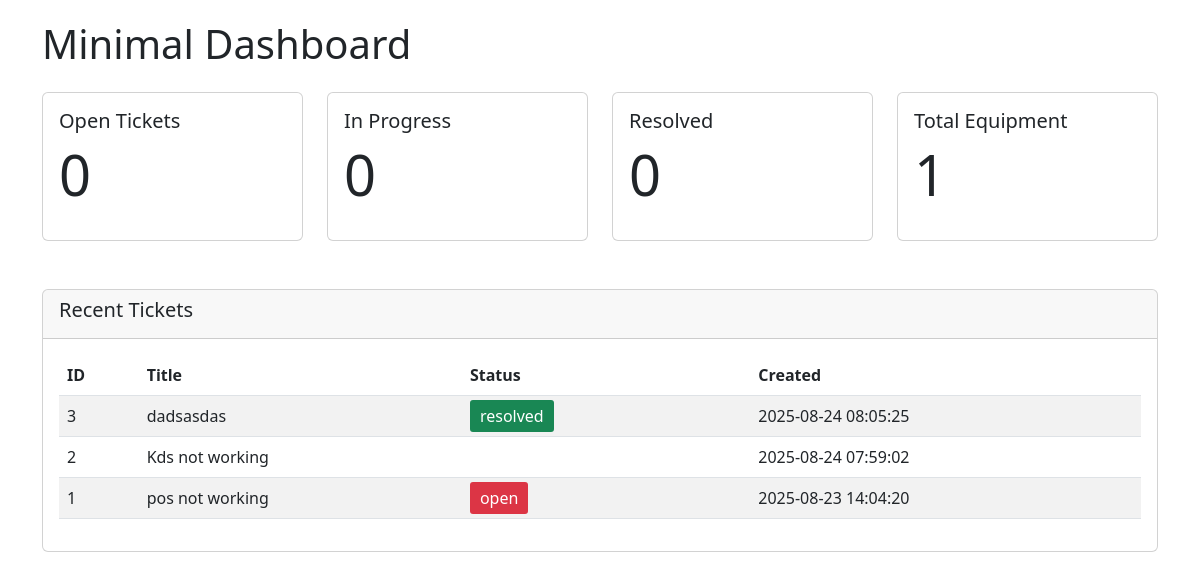
Page /minimal-dashboard (signed in) on the committed database.
### tables this page shows
CREATE TABLE tickets (
    id INTEGER PRIMARY KEY AUTOINCREMENT,
    title TEXT NOT NULL,
    description TEXT NOT NULL,
    status TEXT NOT NULL DEFAULT 'Open',
    priority TEXT NOT NULL DEFAULT 'Medium',
    created_by INTEGER NOT NULL,
    assigned_to INTEGER,
    location_id INTEGER,
    equipment_id INTEGER,
    created_at TIMESTAMP DEFAULT CURRENT_TIMESTAMP,
    updated_at TIMESTAMP DEFAULT CURRENT_TIMESTAMP,
    FOREIGN KEY (created_by) REFERENCES users (id),
    FOREIGN KEY (assigned_to) REFERENCES users (id),
    FOREIGN KEY (location_id) REFERENCES locations (id),
    FOREIGN KEY (equipment_id) REFERENCES equipment (id)
);

### application.py (the view)
@app.route('/minimal-dashboard')
@login_required
def minimal_dashboard():
    stats = {
        'open_tickets': 0,
        'in_progress_tickets': 0,
        'resolved_tickets': 0,
        'total_equipment': 0
    }
    recent_tickets = []
    try:
        conn = get_db_connection()
        stats['open_tickets'] = conn.execute("SELECT COUNT(*) as count FROM tickets WHERE status = 'Open'").fetchone()['count'] or 0
        stats['in_progress_tickets'] = conn.execute("SELECT COUNT(*) as count FROM tickets WHERE status = 'In Progress'").fetchone()['count'] or 0
        stats['resolved_tickets'] = conn.execute("SELECT COUNT(*) as count FROM tickets WHERE status = 'Resolved'").fetchone()['count'] or 0
        recent_tickets = conn.execute('''
            SELECT id, title, status, created_at
            FROM tickets
            ORDER BY created_at DESC
            LIMIT 5
        ''').fetchall() or []
        stats['total_equipment'] = conn.execute("SELECT COUNT(*) as count FROM equipment").fetchone()['count'] or 0
        conn.close()
    except Exception as e:
        print(f"Error in minimal_dashboard: {e}")
        if 'conn' in locals():
            conn.close()
    return render_template('minimal_dashboard.html',
                         stats=stats,
                         recent_tickets=recent_tickets)

### application.py (called while the page is built)
@login_manager.user_loader
def load_user(user_id):
    conn = get_db_connection()
    user = conn.execute('SELECT * FROM users WHERE id = ?', (user_id,)).fetchone()
    conn.close()
    if not user:
        return None
    return User(user['id'], user['username'], user['role'])

def get_db_connection():
    conn = sqlite3.connect('database.db')
    conn.row_factory = sqlite3.Row
    conn.execute('PRAGMA busy_timeout = 5000')  # 5 second timeout
    return conn

### templates/minimal_dashboard.html (shortened to what this page needs)
<!DOCTYPE html>
<html lang="en">
<head>
    <link href="https://cdn.jsdelivr.net/npm/bootstrap@5.3.0/dist/css/bootstrap.min.css" rel="stylesheet">
</head>
<body>
    <div class="container">
        <h1>Minimal Dashboard</h1>
        <div class="row mt-4">
            <div class="col-md-3 mb-4">
                <div class="card">
                    <div class="card-body">
                        <h5 class="card-title">Open Tickets</h5>
                        <p class="display-4">{{ stats.open_tickets }}</p>
                    </div>
                </div>
            </div>
            <div class="col-md-3 mb-4">
                <div class="card">
                    <div class="card-body">
                        <h5 class="card-title">In Progress</h5>
                        <p class="display-4">{{ stats.in_progress_tickets }}</p>
                    </div>
                </div>
            </div>
            <div class="col-md-3 mb-4">
                <div class="card">
                    <div class="card-body">
                        <h5 class="card-title">Resolved</h5>
                        <p class="display-4">{{ stats.resolved_tickets }}</p>
                    </div>
                </div>
            </div>
            <div class="col-md-3 mb-4">
                <div class="card">
                    <div class="card-body">
                        <h5 class="card-title">Total Equipment</h5>
                        <p class="display-4">{{ stats.total_equipment }}</p>
                    </div>
                </div>
            </div>
        </div>
        <div class="card mt-4">
            <div class="card-header">
                <h5>Recent Tickets</h5>
            </div>
            <div class="card-body">
                {% if recent_tickets %}
                    <div class="table-responsive">
                        <table class="table table-striped">
                            <thead>
                                <tr>
                                    <th>ID</th>
                                    <th>Title</th>
                                    <th>Status</th>
                                    <th>Created</th>
                                </tr>
                            </thead>
                            <tbody>
                                {% for ticket in recent_tickets %}
                                <tr>
                                    <td>{{ ticket.id }}</td>
                                    <td>{{ ticket.title }}</td>
                                    <td>
                                        <span class="status status-{{ ticket.status.lower().replace(' ', '-') }}">
                                            {{ ticket.status }}
                                        </span>
                                    </td>
                                    <td>{{ ticket.created_at }}</td>
                                </tr>
                                {% endfor %}
                            </tbody>
                        </table>
                    </div>
                {% else %}
                    <p>No recent tickets found.</p>
                {% endif %}
            </div>
        </div>
    </div>
</body>
</html>

### templates/minimal_dashboard.html (style rules this page uses)
body { padding: 20px; }
.status { padding: 5px 10px; border-radius: 3px; color: white; }
.status-open { background-color: #dc3545; }
.status-resolved { background-color: #198754; }

### rows in the picture
tickets: id "3", title "dadsasdas", status "resolved", created_at "2025-08-24 08:05:25"
tickets: id "2", title "Kds not working", created_at "2025-08-24 07:59:02"
tickets: id "1", title "pos not working", status "open", created_at "2025-08-23 14:04:20"

### other values in the picture
{{ stats.open_tickets }} "0"
{{ stats.in_progress_tickets }} "0"
{{ stats.resolved_tickets }} "0"
{{ stats.total_equipment }} "1"
